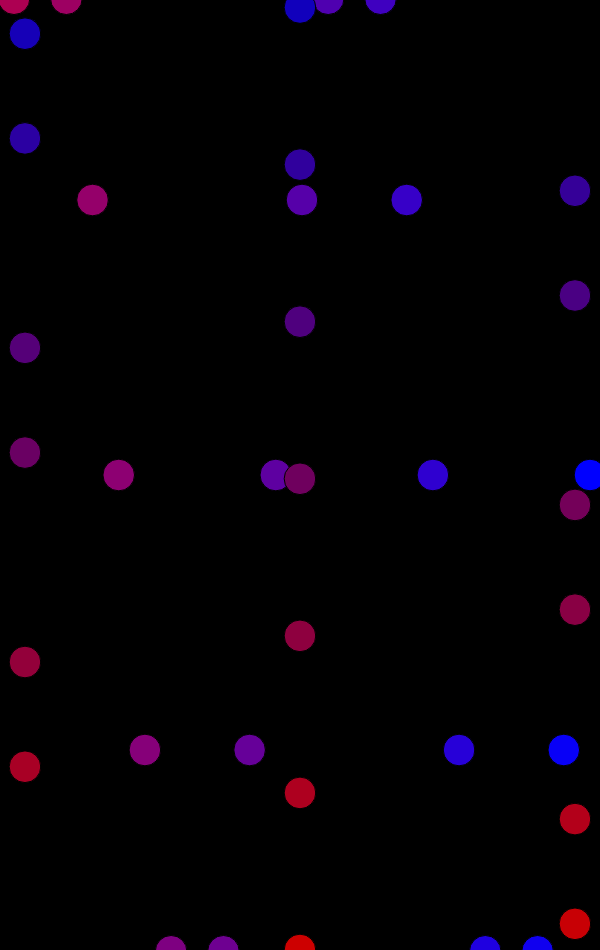
Frame 1 (no input)
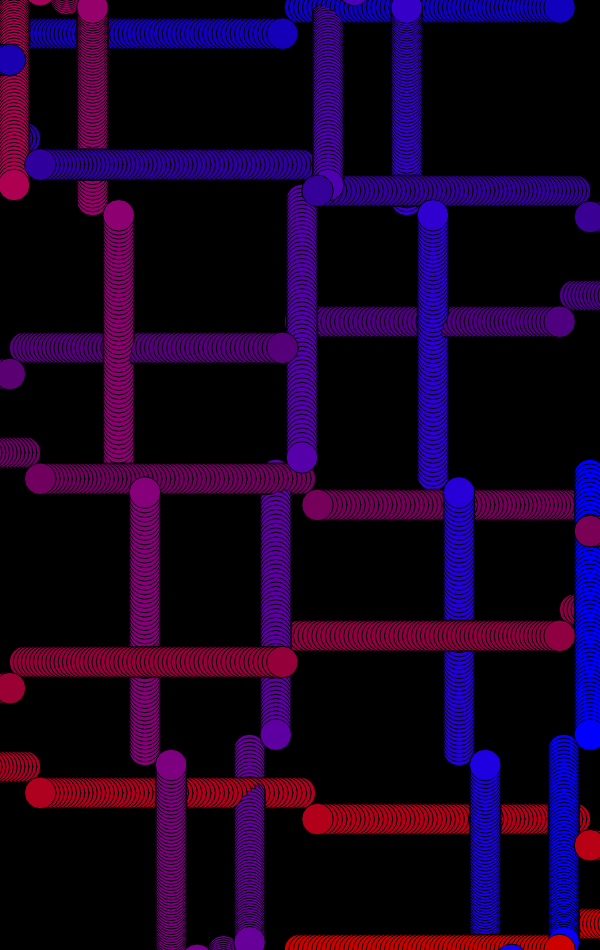
Frame 60 (no input)
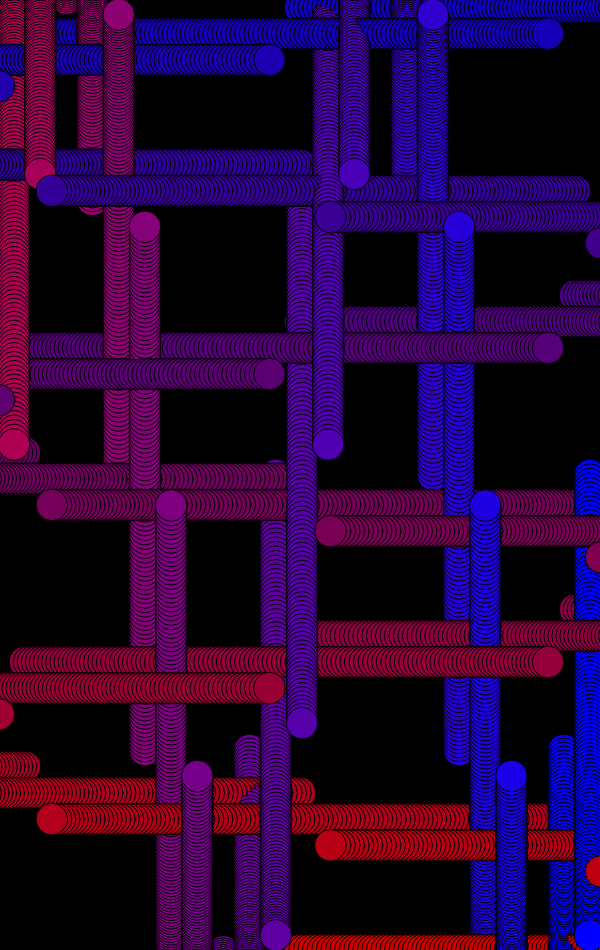
Frame 120 (the mouse pressed at the canvas centre since frame 60)

The p5.js sketch that drew these frames (run headless with seeded random() and noise() and a simulated clock; from frame 60 on, the mouse is pressed at the canvas centre):

// p5.js sketch
// ── sketch.js
//Lesson: Create a nested loop, making a cool pattern with it. Maybe try to animate?
var offs = 0;
var offs2 = 0;

function setup() {
    createCanvas(600, 950);
    background(0);
}

function draw() {
    //background(0);
    for (let cx = 0; cx <= 12; cx += PI / 6) {
        //fill(127, cx * 30, 127);
        fill(cx * 15, 0, 255 - cx * 15);
        ellipse(width - cx * 50 - 10, height / 2 + sin(cx + offs) * 550, height / 30);
    }
    for (let cx = 0; cx <= 20; cx += PI / 6) {
        fill(205 - cx * 10, 0, cx * 10);
        //fill(155 - cx * 10, cx * 10, 127);
        ellipse(width / 2 + sin(cx + offs2) * 550, height - cx * 50, height / 30);
    }
    offs = millis() / 2000;
    offs2 = millis() / 2000;
}
